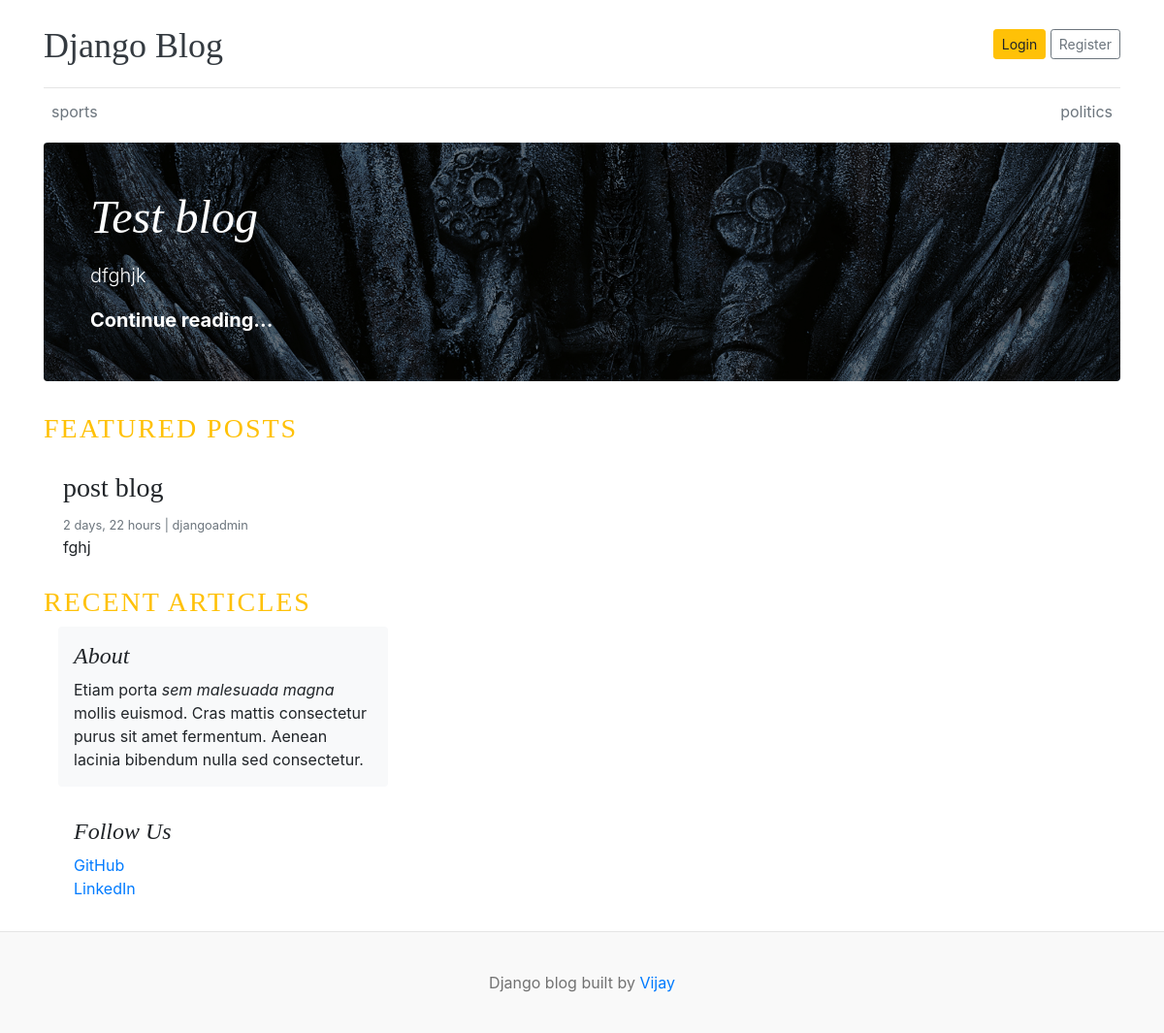
Before: / with the older database file.
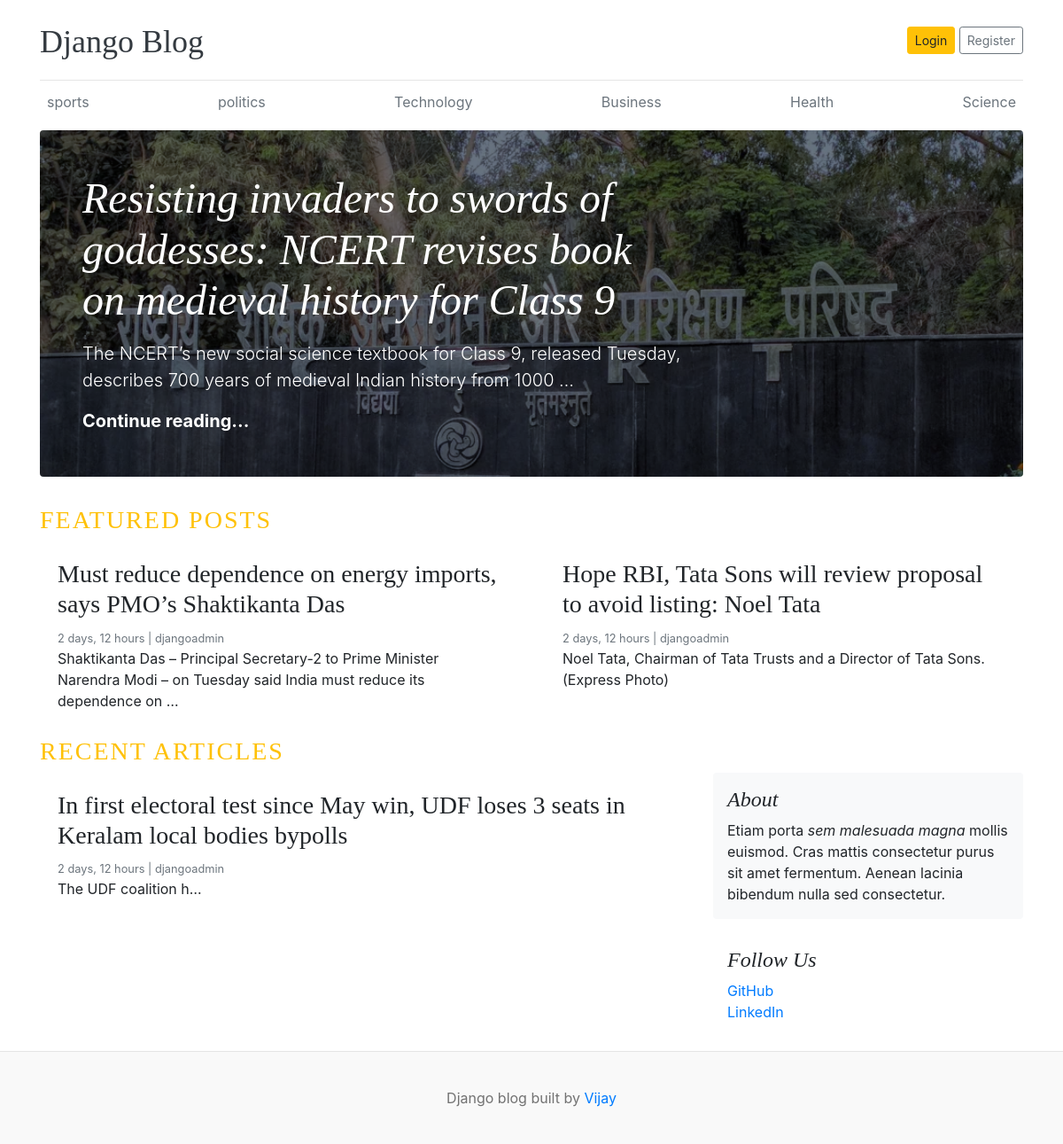
After: the same page with the newer database file.
### blogs/models.py (models this page shows, shortened)
class Category(models.Model):
    category_name = models.CharField(max_length=50, unique=True)
    created_at = models.DateTimeField(auto_now_add=True)
    updated_at = models.DateTimeField(auto_now=True)
    class Meta:
        verbose_name_plural = 'categories'

class Blog(models.Model):
    title = models.CharField(max_length=100)
    slug = models.SlugField(max_length=100)
    category = models.ForeignKey(Category, on_delete=models.CASCADE)
    author = models.ForeignKey(User, on_delete=models.CASCADE)
    featured_image = models.ImageField(upload_to='uploads/%Y/%m/%d')
    short_description = models.TextField(max_length=1000)
    blog_body = models.TextField(max_length=2000)
    status = models.CharField(max_length=20,choices=STATUS_CHOICES, default=0)
    is_featured = models.BooleanField(default=False)
    created_at = models.DateTimeField(auto_now_add=True)
    updated_at = models.DateTimeField(auto_now=True)

### blog_main/views.py (the view)
# urls.py: 2. Add a URL to urlpatterns:  path('', views.home, name='home')
def home(request):
    categories = Category.objects.all()
    featured_posts = Blog.objects.filter(is_featured = True, ).order_by('updated_at')
    posts = Blog.objects.filter(is_featured = False, )
    context ={
        'categories': categories,
        'featured_posts' : featured_posts,
        'posts' : posts,
    }
    return render(request, 'home.html', context)

### blogs/context_processors.py (called while the page is built)
def get_categories(request):
    categories = Category.objects.all()
    return {'categories': categories}

### templates/home.html
{% extends 'base.html' %}
{% block content %}
  {% for post in featured_posts %}
    {% if forloop.first %}
    <div class="jumbotron p-3 p-md-5 text-white rounded bg-dark" style="background-image: url({{post.featured_image.url}});background-blend-mode: overlay;background-size:cover;">
      <div class="col-md-8 px-0">
        <h1 class="display-4 font-italic">{{post.title}}</h1>
        <p class="lead my-3">{{post.short_description | truncatewords:20}}</p>
        <p class="lead mb-0"><a href="#" class="text-white font-weight-bold">Continue reading...</a></p>
      </div>
    </div>
    {% endif %}
  {% endfor %}
  <h3 class="text-uppercase text-warning", style="letter-spacing: 2px;">Featured Posts</h3>
  <div class="row mb-2">
    {% for post in featured_posts %}
        {% if not forloop.first %}
    <div class="col-md-6">
      <div class="card border-0" >
        <div class="card-body">
          <h3>{{post.title}}</h3>
          <small class="mb-1 text-muted">{{post.created_at | timesince}} | {{ post.author }}</small>
          <p class="card-text">{{ post.short_description | truncatewords:20 }}</p>
        </div>
      </div>
    </div>
        {% endif %}
    {% endfor %}
  </div>
  <h3 class="text-uppercase text-warning", style="letter-spacing: 2px;"> Recent Articles</h3>
  <main role="main" class="container p-0">
    <div class="row">
      <div class="col-md-8 blog-main">
        {% for post in posts %}
        <div class="card border-0" >
        <div class="card-body">
          <h3>{{post.title}}</h3>
          <small class="mb-1 text-muted">{{post.created_at | timesince}} | {{ post.author }}</small>
          <p class="card-text">{{ post.short_description | truncatechars:20 }}</p>
        </div>
        {% endfor %}
      </div>
      </div>
      <aside class="col-md-4 blog-sidebar">
        <div class="p-3 mb-3 bg-light rounded">
          <h4 class="font-italic">About</h4>
          <p class="mb-0">Etiam porta <em>sem malesuada magna</em> mollis euismod. Cras mattis consectetur purus sit amet fermentum. Aenean lacinia bibendum nulla sed consectetur.</p>
        </div>
        <div class="p-3">
          <h4 class="font-italic">Follow Us</h4>
          <ol class="list-unstyled">
            <li><a href="#">GitHub</a></li>
            <li><a href="#">LinkedIn</a></li>
          </ol>
        </div>
      </aside>
    </div>
  </main>
</div>
{% endblock %}

### templates/base.html (shortened to what this page needs)
{% load static %}
<!DOCTYPE html>
<html lang="en">
<head>
    <link href="https://getbootstrap.com/docs/4.0/dist/css/bootstrap.min.css" rel="stylesheet">
    <link href="{% static 'css/blog.css' %}" rel="stylesheet">
  </head>
<body>
    <div class="container">
      <header class="blog-header py-3">
        <div class="row flex-nowrap justify-content-between align-items-center">
          <div class="col-8 pt-1">
            <a class="blog-header-logo text-dark" href="/">Django Blog</a>
          </div>
          <div class="col-4 d-flex justify-content-end align-items-center">
            <a class="btn btn-sm btn-warning" href="#">Login</a> &nbsp;
            <a class="btn btn-sm btn-outline-secondary" href="#">Register</a>
          </div>
        </div>
      </header>
      <div class="nav-scroller py-1 mb-2">
        <nav class="nav d-flex justify-content-between">
          {% for cat in categories %}
          <a class="p-2 text-muted" href="{% url 'category_by_id' cat.id %}">{{cat.category_name}}</a>
          {% endfor %}
        </nav>
      </div>
{% block content %}
{% endblock %}
 <footer class="blog-footer">
  <p>Django blog built by <a href="#">Vijay </a></p>
</footer>
</body>
</html>

### blog_main/static/css/blog.css (style rules this page uses)
.blog-header { border-bottom: 1px solid #e5e5e5; }
.blog-header-logo { font-family: "Playfair Display", Georgia, "Times New Roman", serif; font-size: 2.25rem; }
h1, h2, h3, h4, h5, h6 { font-family: "Playfair Display", Georgia, "Times New Roman", serif; }
.display-4 { font-size: 2.5rem; }
@media (min-width: 768px) { .display-4 { font-size: 3rem; } }
.blog-footer { padding: 2.5rem 0; color: #727272; text-align: center; background-color: #f9f9f9; border-top: .05rem solid #e5e5e5; }
.blog-footer p:last-child { margin-bottom: 0; }

Changed rows visible on the page:
removed Blog: featured_image (picture), title "Test blog", short_description "dfghjk"
removed Blog: title "post blog", created_at "2 days, 22 hours", author "djangoadmin", short_description "fghj", shown under "FEATURED POSTS"
added Category: category_name "Technology"
added Category: category_name "Business"
added Category: category_name "Health"
added Category: category_name "Science"
added Blog: featured_image (picture), title "Resisting invaders to swords of goddesses: NCERT revises book on medieval history for Class 9", short_description "The NCERT’s new social science textbook for Class 9, released Tuesday, describes 700 years of medieval Indian history from 1000 …"
added Blog: title "Must reduce dependence on energy imports, says PMO’s Shaktikanta Das", created_at "2 days, 12 hours", author "djangoadmin", short_description "Shaktikanta Das – Principal Secretary-2 to Prime Minister Narendra Modi – on Tuesday said India must reduce its dependence on …", shown under "FEATURED POSTS"
added Blog: title "Hope RBI, Tata Sons will review proposal to avoid listing: Noel Tata", created_at "2 days, 12 hours", author "djangoadmin", short_description "Noel Tata, Chairman of Tata Trusts and a Director of Tata Sons. (Express Photo)", shown under "FEATURED POSTS"
added Blog: title "In first electoral test since May win, UDF loses 3 seats in Keralam local bodies bypolls", created_at "2 days, 12 hours", author "djangoadmin", short_description "The UDF coalition h…", shown under "RECENT ARTICLES"
